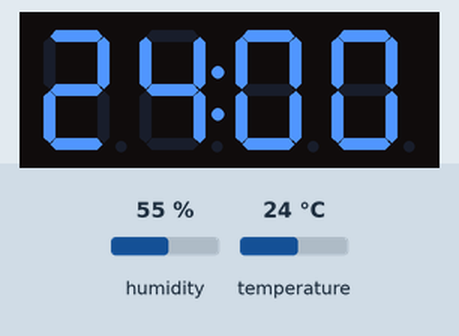
Bench run of a sketch on a simulated SparkFun Pro Micro, built with avr-gcc and run on an emulated ATmega32U4. Parts: 4-digit seven-segment display. The inputs (shaded band) are chosen by the test bench; at power-on: humidity 55 %, temperature 24 °C.

Above: at 6.9 s.
7.0 s: humidity set to 22 %
At 9.6 s:
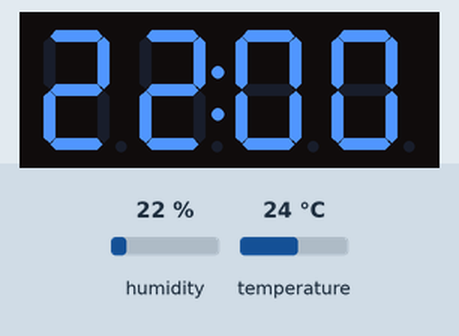
13.8 s: temperature set to 12 °C
At 18.6 s:
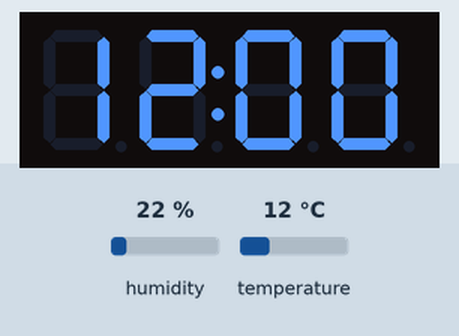
22.8 s: humidity set to 40 %
At 28.8 s:
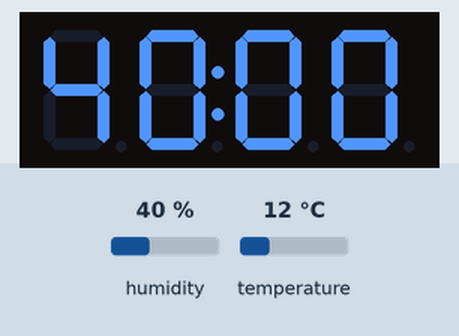
31.9 s: temperature set to 19 °C
At 37.9 s:
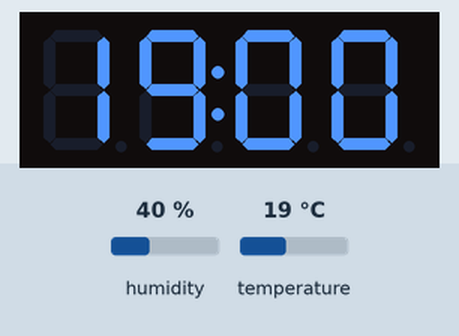
Timing chart, 0 to 39.4 s (numbered marks = the images above; inputs shaded):
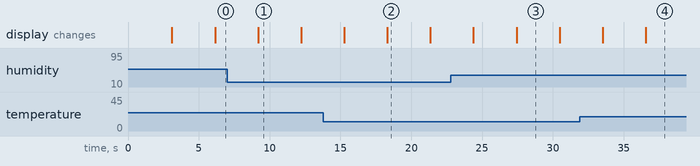

The sketch:

AHT10_TM1637dot.ino
```cpp
/*  https://github.com/avishorp/TM1637
    https://robojax.com/learn/arduino/robojax-TM1637_display_manual.pdf
    [ATmega32U4 Pinout]
              ----------
        TX=1-| ProMicro |-RAW
        RX=0-|          |-GND
         GND-|          |-RST
         GND-|          |-VCC
       SDA=2-|          |-21=A3
    SCL=3(~)-|          |-20=A2
        A6=4-|          |-19=A1
        5(~)-|          |-18=A0
     A7=6(~)-|          |-15=SCLK
           7-|          |-14=MISO
        A8=8-|          |-16=MOSI
     A9=9(~)-|          |-10(~)=A10
              ----------
*/
#include <AHT10.h>
#include <Wire.h>
#include <TM1637Display.h>

// FND Module connection pins (Digital Pins)
#define CLK 4
#define DIO 5

// The amount of time (in milliseconds) between tests
#define DELAY   3000

TM1637Display display(CLK, DIO);
AHT10 myAHT10(AHT10_ADDRESS_0X38);

void setup()
{
  display.clear();
  myAHT10.begin() ;
}

void loop()
{
  display.setBrightness(7);   // 0~7, 7(maxBright)
  float Temp = myAHT10.readTemperature() * 100.0;
  display.showNumberDecEx(Temp, 0b01000000, false, 4, 0);
  delay(DELAY);

  display.setBrightness(1);   // 0~7, 7(maxBright)
  float Humi = myAHT10.readHumidity() * 100.0;
  display.showNumberDecEx(Humi, 0b01000000, false, 4, 0);
  delay(DELAY);
}
```

Measured:
- after the input at 7.0 s, the display: changes after 2.2 s (image 1)
- after the input at 13.8 s, the display: first differs from a run without the input after 4.5 s (image 2)
- after the input at 22.8 s, the display: first differs from a run without the input after 4.6 s (image 3)
- after the input at 31.9 s, the display: first differs from a run without the input after 4.7 s (image 4)
- what the display in image 1 shows lasts 3.0 s, from 9.2 s to 12.2 s
